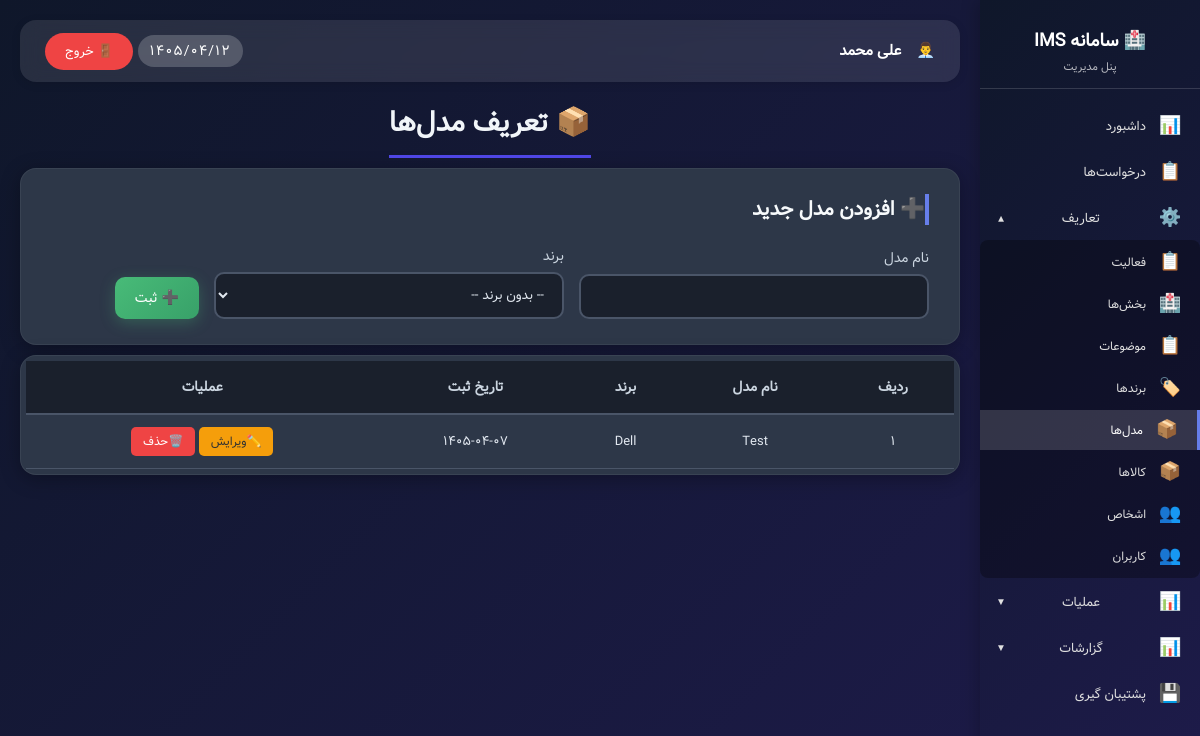
The page /admin_models.php (signed in) on the database as committed earlier.
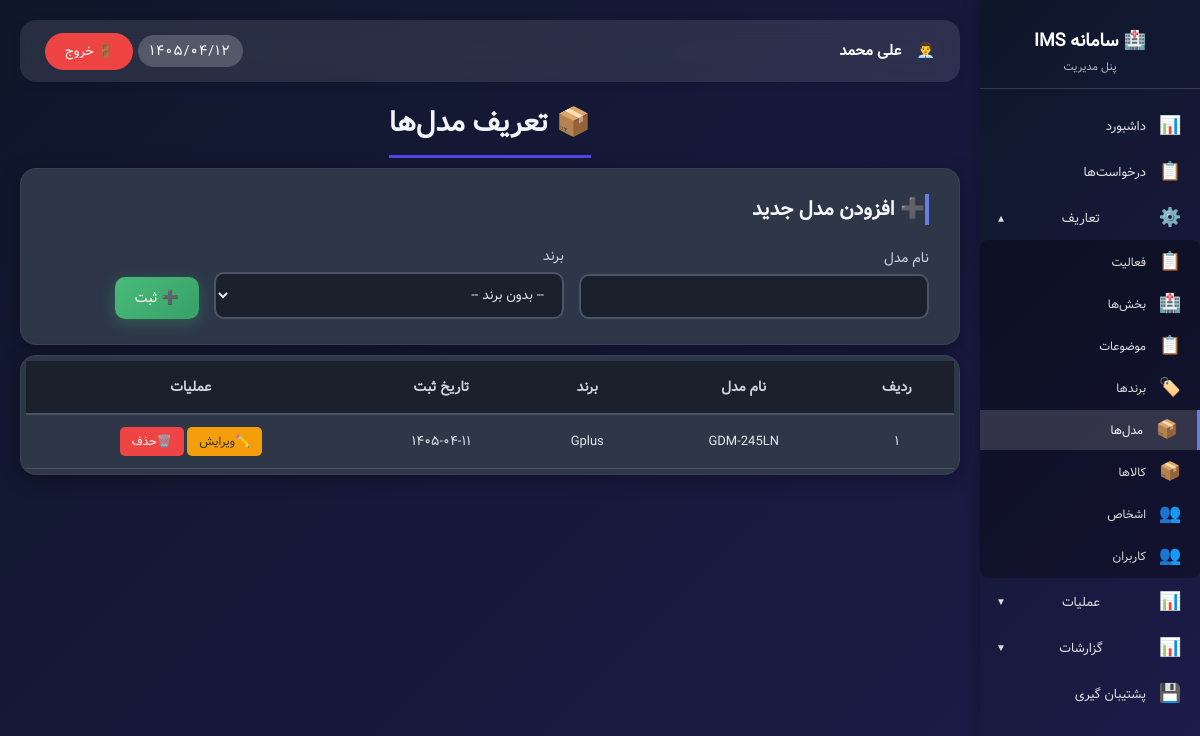
The same page on the database as committed later.
### tables this page shows
CREATE TABLE `models` (
  `id` int NOT NULL AUTO_INCREMENT,
  `name` varchar(255) NOT NULL,
  `brand_id` int DEFAULT NULL,
  `created_at` date DEFAULT NULL,
  PRIMARY KEY (`id`),
  KEY `fk_models_brand` (`brand_id`)
);

CREATE TABLE `brands` (
  `id` int NOT NULL AUTO_INCREMENT,
  `name` varchar(100) NOT NULL,
  `created_at` varchar(50) DEFAULT NULL,
  PRIMARY KEY (`id`)
);

### functions.php (called while the page is built, shortened)
<?php
function hasPermission($permission_key) {
    if (isset($_SESSION['user_id']) && $_SESSION['user_id'] == 1) {
        return true;
    }
    return true;
}
function canEditModels() { return hasPermission('models_edit'); }
function canDeleteModels() { return hasPermission('models_delete'); }
?>

### assets/jdf.php (called while the page is built, shortened)
<?php
function fa_number($number) {
    $persian = ['۰', '۱', '۲', '۳', '۴', '۵', '۶', '۷', '۸', '۹'];
    $english = ['0', '1', '2', '3', '4', '5', '6', '7', '8', '9'];
    return str_replace($english, $persian, $number);
}
?>

### admin_models.php (the view, shortened to what the changed rows need)
<?php
require_once 'config/config.php';
require_once 'assets/jdf.php';
require_once 'functions.php';
$db = getDB();
$models = $db->query("
    SELECT m.*, b.name as brand_name
    FROM models m
    LEFT JOIN brands b ON m.brand_id = b.id
    ORDER BY b.name, m.name
")->fetchAll();
?>
<!DOCTYPE html>
<html lang="fa" dir="rtl">
<head>
</head>
<body>
<div class="admin-wrapper">
    <?php include 'sidebar.php'; ?>
    <div class="main-content">
        <div class="main-title">
            <h1>📦 تعریف مدل‌ها</h1>
        </div>
        <?php if (canEditModels()): ?>
            <div class="add-card">
                <h2>➕ افزودن مدل جدید</h2>
            </div>
        <?php endif; ?>
        <div class="models-table data-table">
            <table>
                <thead>
                <tr>
                    <th>ردیف</th>
                    <th>نام مدل</th>
                    <th>برند</th>
                    <th>تاریخ ثبت</th>
                    <th>عملیات</th>
                </tr>
                </thead>
                <tbody>
                <?php if (empty($models)): ?>
                    <tr>
                        <td colspan="5" style="text-align: center; padding: 40px;">📦 هیچ مدلی ثبت نشده است</td>
                    </tr>
                <?php else: ?>
                    <?php $row_num = 1; foreach ($models as $model): ?>
                        <tr id="model_<?php echo $model['id']; ?>">
                            <td><?php echo fa_number($row_num); ?></td>
                            <td><?php echo htmlspecialchars($model['name']); ?></td>
                            <td><?php echo htmlspecialchars($model['brand_name'] ?? '-'); ?></td>
                            <td class="date-ltr"><?php echo fa_number(htmlspecialchars($model['created_at'])); ?></td>
                            <td class="action-buttons">
                                <?php if (canEditModels()): ?>
                                    <button class="edit-btn" onclick='openEditModal(<?php echo $model['id']; ?>)'>✏️ویرایش</button>
                                <?php endif; ?>
                                <?php if (canDeleteModels()): ?>
                                    <button class="delete-btn" onclick="confirmDelete(<?php echo $model['id']; ?>,
                                            '<?php echo htmlspecialchars($model['name']); ?>')">🗑️حذف</button>
                                <?php endif; ?>
                            </td>
                        </tr>
                        <?php $row_num++; ?>
                    <?php endforeach; ?>
                <?php endif; ?>
                </tbody>
            </table>
        </div>
    </div>
</div>
</body>
</html>

Rows that differ between the two databases and show on the page:
removed models: row_num "۱", name "Test", brand.name "Dell", created_at "۱۴۰۵-۰۴-۰۷"
added models: row_num "۱", name "GDM-245LN", brand.name "Gplus", created_at "۱۴۰۵-۰۴-۱۱"
